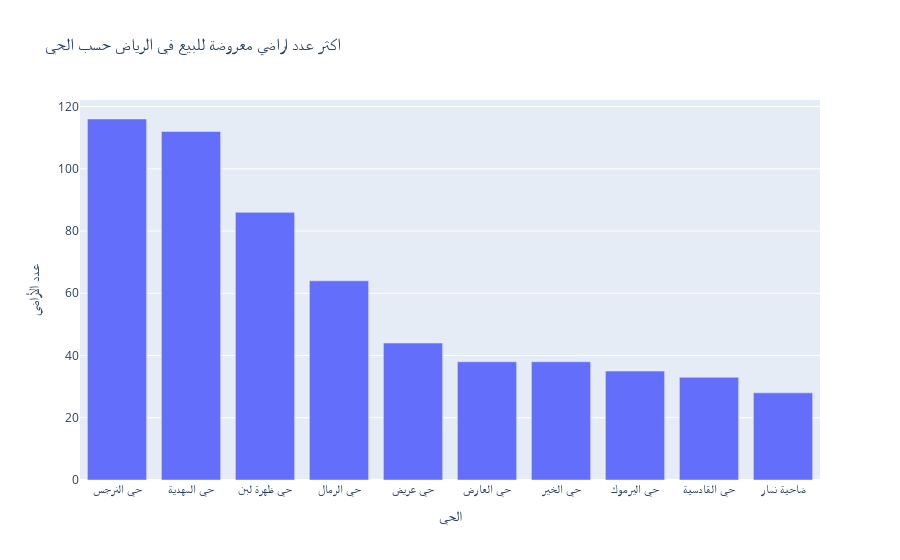

The code cell stored with this chart in its notebook:
### Code cell
# رسم مخطط شريطي باستخدام Plotly
fig = px.bar(land_count_by_hood_df.head(10), x='الحي', y='عدد الأراضي', title=' اكثر عدد اراضي معروضة للبيع في الرياض حسب الحي')
fig.show()

### Figure 1 — Plotly figure (JSON) as saved in the notebook; plotly's stock layout.template omitted (floating-point values rounded to 4 significant figures)
{"data": [{"alignmentgroup": "True", "hovertemplate": "الحي=%{x}<br>عدد الأراضي=%{y}<extra></extra>", "legendgroup": "", "marker": {"color": "#636efa", "pattern": {"shape": ""}}, "name": "", "offsetgroup": "", "orientation": "v", "showlegend": false, "textposition": "auto", "type": "bar", "x": [" حي النرجس ", " حي المهدية ", " حي ظهرة لبن ", " حي الرمال ", " حي عريض ", " حي العارض ", " حي الخير ", " حي اليرموك ", " حي القادسية ", " ضاحية نمار "], "xaxis": "x", "y": [116, 112, 86, 64, 44, 38, 38, 35, 33, 28], "yaxis": "y"}], "layout": {"barmode": "relative", "legend": {"tracegroupgap": 0}, "title": {"text": " اكثر عدد اراضي معروضة للبيع في الرياض حسب الحي"}, "xaxis": {"anchor": "y", "domain": [0, 1], "title": {"text": "الحي"}}, "yaxis": {"anchor": "x", "domain": [0, 1], "title": {"text": "عدد الأراضي"}}}}
